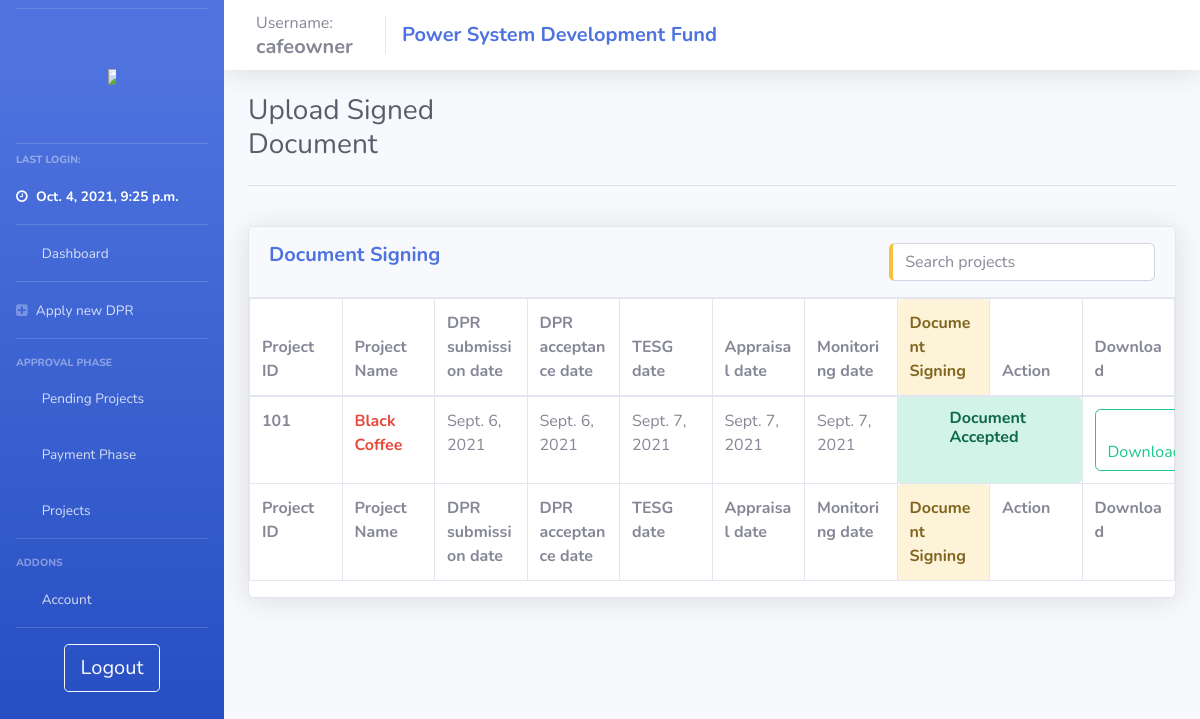
The app's page /user_in_doc_sign/ (signed in) with its own data.
### psdf_main/models.py (models this page shows)
class users(models.Model):
    username = models.CharField(max_length=200, null = False, unique = True)
    password = models.CharField(max_length=200, null = True)
    nodal = models.CharField(max_length=200, null = True)
    region = models.CharField(max_length=20, null = True)
    email = models.TextField(max_length=50, null=True)
    utilname = models.CharField(max_length=400, null = True)
    contact = models.CharField(max_length=10, null = True)
    address = models.CharField(max_length=500, null = True)
    reqdate = models.DateField(auto_now_add=True,null = True)
    aprdate = models.DateField( null = True)
    lastlogin = models.DateTimeField(null = True)
    admin = models.BooleanField(default=False)
    auditor = models.BooleanField(default=False)
    active = models.BooleanField(default=False)
    activate = models.BooleanField(default=False)
    notification = models.TextField(null=True)
    tpd = models.TextField(null=True)

class projects(models.Model):
    userid = models.ForeignKey(users, null = True, on_delete = models.SET_NULL)
    name = models.CharField(max_length=200, null = False)
    newid = models.IntegerField(null = True, unique=True)
    dprsubdate = models.DateField(null = True)
    amt_asked = models.FloatField(null = False)
    amt_approved = models.FloatField(null = True)
    amt_released = models.FloatField(null = True)
    schedule = models.IntegerField(null = True)
    fundcategory = models.CharField(max_length=20, null = True)
    projectpath = models.TextField(null = True)
    quantumOfFunding = models.FloatField(null = True)
    status = models.CharField(max_length=1, null = True, default = '1')
    submitted_boq  = models.TextField(null=True)
    approved = models.BooleanField(default = False)
    deny = models.BooleanField(default = False)
    remark = models.TextField(null = True)
    denydate = models.DateField(null = True)
    approvedate = models.DateField(null = True)
    tesg_list = models.TextField(null=True)
    dpraprdate = models.DateField(null = True, auto_now_add=True)
    tesgaprdate = models.DateField(null = True)
    appraprdate = models.DateField(null = True)
    moniaprdate = models.DateField(null = True)
    workflow = models.TextField(null=True)
    doc_path = models.TextField(null=True)
    doc_sign_date = models.DateField(null=True)

### psdf_main/approval.py (the view, shortened to what this page needs)
# urls.py: path('user_in_doc_sign/', views.user_in_doc_sign, name="user_in_doc_sign"),
def user_in_doc_sign(request):
    if useronline(request) and not adminonline(request):
        context = full_user_context(request)
        context['projs'] = projects.objects.filter((Q(status = '4')| Q(status = '5')),userid = getuser(request, request.session['user']))
        return render(request, 'psdf_main/_user_in_doc_sign.html', context)
    else:
        return oops(request)

### psdf_main/helpers.py (called while the page is built)
def useronline(request):
    if (request.session.has_key('user')):
        return True
    else:
        return False

def adminonline(request):
    if (request.session.has_key('user') and request.session.has_key('admin')):
        return True
    else:
        return False

def getuser(request, username):
    return users.objects.filter(username = request.session['user'])[:1].get()

### psdf_main/templates/psdf_main/_user_in_doc_sign.html (shortened to what this page needs)
{% extends 'psdf_main/includes/layout.html'%} {% load static %} {% block body %}
<div class="row">
    <div class="col-md-4">
        <h1 class="h3 mb-2 text-gray-800">Upload Signed Document</h1>
    </div>
    <div class="col-md-2">
    </div>
    <div class="col-md-6">
    </div>
</div>
<hr>
<br>
<div class="row">
    <div class="col-lg-12">
        <div class="card shadow mb-4">
            <div class="card-header py-3">
                <h5 class="m-0 font-weight-bold text-primary">Document Signing
                    <input type="text" id="temp_proj_search" class="form-control input-text pull-right border-left-warning" onkeyup="get_temp_proj('temp_proj_search','dataTable')" placeholder="Search projects" title="Search" style="margin:auto; width: 30%;">
                </h5>
            </div>
            <div class="table-responsive">
                <table class="table table-bordered" id="dataTable" width="100%" cellspacing="0" style="table-layout: fixed;
                width: 100%;">
                    <thead>
                        <tr>
                            <th>Project ID</th>
                            <th>Project Name</th>
                            <th>DPR submission date</th>
                            <th>DPR acceptance date</th>
                            <th>TESG date</th>
                            <th>Appraisal date</th>
                            <th>Monitoring date</th>
                            <th class="alert alert-warning">Document Signing</th>
                            <th>Action</th>
                            <th>Download</th>
                        </tr>
                    </thead>
                    <tfoot>
                        <tr>
                            <th>Project ID</th>
                            <th>Project Name</th>
                            <th>DPR submission date</th>
                            <th>DPR acceptance date</th>
                            <th>TESG date</th>
                            <th>Appraisal date</th>
                            <th>Monitoring date</th>
                            <th class="alert alert-warning">Document Signing</th>
                            <th>Action</th>
                            <th>Download</th>
                        </tr>
                    </tfoot>
                    <tbody>
                        {% if not projs %}
                        <tr>
                            <td>Not Available</td>
                            <td>Not Available</td>
                            <td>Not Available</td>
                            <td>Not Available</td>
                            <td>Not Available</td>
                            <td>Not Available</td>
                            <td>Not Available</td>
                            <td>Not Available</td>
                            <td>Not Available</td>
                        </tr>
                        {% else %} {% for proj in projs %}
                        <tr>
                            <td class="font-weight-bolder">{{proj.newid}}</td>
                            <td><a href="/user_project_details/{{proj.id}}" class="font-weight-bold text-danger">{{proj.name}}</a></td>
                            <td>{{proj.dprsubdate}}</td>
                            <td>{{proj.dpraprdate}}</td>
                            <td>
                                {{proj.tesgaprdate}}
                            </td>
                            <td>{{proj.appraprdate}}</td>
                            <td>{{proj.moniaprdate}}</td>
                            {% if proj.approved == False or proj.approved == '' or proj.approved == None%}
                            <form action="{% url 'user_in_doc_sign' %}" method="POST" enctype="multipart/form-data" name="userdocsign" id="userdocsign">
                                {% csrf_token %}
                                <td>
                                    <input type="hidden" value="{{proj.id}}" name="projid" id="projid">
                                    <input type="file" class="form-control-file btn btn-sm btn-outline-warning btn-block center" name="docsign" id="docsign" required>
                                </td>
                                {% if proj.doc_path == '' or proj.doc_path == None %}
                                <td>
                                    <input type="submit" class="form-control-file btn btn-sm btn-outline-success btn-block center" value="Submit">
                                </td>
                                <td>No document</td>
                                {% else %}
                                <td>
                                    <input type="submit" class="form-control-file btn btn-sm btn-outline-danger btn-block center" value="Update">
                                </td>
                                <td><a class="btn btn-outline-info" href="/download_doc_sign/{{proj.id}}"><i class="fas fa-download"></i> Download </a></td>
                                {% endif %}
                            </form>
                            {% else %}
                            <td colspan="2" class="alert alert-success">
                                <h6 class="font-weight-bold center">Document Accepted</h6>
                            </td>
                            <td><a class="btn btn-outline-success" href="/download_doc_sign/{{proj.id}}"><i class="fas fa-download"></i> Download </a></td>
                            {% endif %}
                        </tr>
                        {% endfor %} {% endif %}
                    </tbody>
                </table>
            </div>
        </div>
    </div>
</div>
</div>
{% endblock %}

### psdf_main/templates/psdf_main/includes/layout.html (shortened to what this page needs)
{% load static %}
<!DOCTYPE html>
<html>
<head>
    <link rel="stylesheet" href="{% static '/css/base.css' %}" type="text/css">
    <link href="{% static 'css/sb-admin-2.min.css' %}" rel="stylesheet" type="text/css">
    <link href="{% static 'vendor1/fontawesome-free/css/all.css' %}" rel="stylesheet" type="text/css">
    <link rel="stylesheet" href="https://cdnjs.cloudflare.com/ajax/libs/font-awesome/4.7.0/css/font-awesome.min.css">
</head>
<body id="page-top">
    <div id="wrapper">
        {% include 'psdf_main/includes/_navbar.html'%}
        <div id="content-wrapper" class="d-flex flex-column">
            <nav class="navbar navbar-expand navbar-light bg-white topbar mb-4 static-top shadow">
                <div class="sidebar-brand-text mx-3">Username:
                    <h5 class="m-0 font-weight-bold">{{user.username}}</h5>
                </div>
                <div class="navbar-brand">
                    <h5 class="m-0 font-weight-bold text-primary">Power System Development Fund</h5>
                </div>
            </nav>
            <div id="content">
                <div class="container-fluid">
                    {% block body %} {% endblock %}
                </div>
            </div>
        </div>
</body>
</html>

### psdf_main/templates/psdf_main/includes/_navbar.html (shortened to what this page needs)
{% load static %}
<ul class="navbar-nav bg-gradient-primary sidebar sidebar-dark accordion" id="accordionSidebar">
    <hr class="sidebar-divider my-2"><br>
    <a class="sidebar-brand d-flex align-items-center justify-content-center" href="{% url ''%}">
        <div class="">
            <img src="{% static 'images/posocologo.png' %}" style="max-width:50%; max-height:50%;">
        </div>
    </a>
    <br>
    <hr class="sidebar-divider my-2">
    <div class="sidebar-heading">
        Last Login:
    </div>
    <li class="nav-item active">
        <a class="nav-link" href="/">
            <i class="fa fa-clock-o"></i>
            <span>{{user.lastlogin}}</span></a>
    </li>
    <hr class="sidebar-divider my-0">
    <li class="nav-item">
        <a class="nav-link" href="{% url '' %}">
            <i class="fas fa-fw fa-tachometer-alt"></i>
            <span>Dashboard</span></a>
    </li>
    <hr class="sidebar-divider my-0">
    <li class="nav-item">
        <a class="nav-link" href="{% url 'newdpr' %}">
            <i class="fa fa-plus-square"></i>
            <span>Apply new DPR</span></a>
    </li>
    <hr class="sidebar-divider">
    <div class="sidebar-heading">
        Approval Phase
    </div>
    <li class="nav-item">
        <a class="nav-link collapsed" href="#" data-toggle="collapse" data-target="#collapseTwo" aria-expanded="true" aria-controls="collapseTwo">
            <i class="fas fa-fw fa-cog"></i>
            <span>Pending Projects</span>
        </a>
    </li>
    <li class="nav-item">
        <a class="nav-link collapsed" href="#" data-toggle="collapse" data-target="#collapseThree" aria-expanded="true" aria-controls="collapseThree">
            <i class="fas fa-fw fa-bank"></i>
            <span>Payment Phase</span>
        </a>
    </li>
    <li class="nav-item">
        <a class="nav-link collapsed" href="#" data-toggle="collapse" data-target="#collapseUtilities" aria-expanded="true" aria-controls="collapseUtilities">
            <i class="fas fa-fw fa-wrench"></i>
            <span>Projects</span>
        </a>
    </li>
    <hr class="sidebar-divider">
    <div class="sidebar-heading">
        Addons
    </div>
    <li class="nav-item">
        <a class="nav-link collapsed" href="#" data-toggle="collapse" data-target="#collapsePages" aria-expanded="true" aria-controls="collapsePages">
            <i class="fas fa-fw fa-folder"></i>
            <span>Account</span>
        </a>
    </li>
    <hr class="sidebar-divider d-none d-md-block">
    <div class="text-center d-none d-md-inline">
        <a class="btn btn-lg btn-outline-light btn-wrap-text" href="{% url 'logout' %}"> Logout</a>
    </div>
</ul>

### static/css/base.css (style rules this page uses)
nav .navbar-nav .nav-link, nav .navbar-brand { color: #000; }
.table-responsive { max-height: 80%; }
.center { margin: auto; width: 50%; }
.btn-wrap-text { overflow: hidden; white-space: nowrap; display: inline-block; text-overflow: ellipsis; }

### records on screen
users: lastlogin "Oct. 4, 2021, 9:25 p.m.", username "cafeowner"
projects: newid "101", name "Black Coffee", dprsubdate "Sept. 6, 2021", dpraprdate "Sept. 6, 2021", tesgaprdate "Sept. 7, 2021", appraprdate "Sept. 7, 2021", moniaprdate "Sept. 7, 2021"
